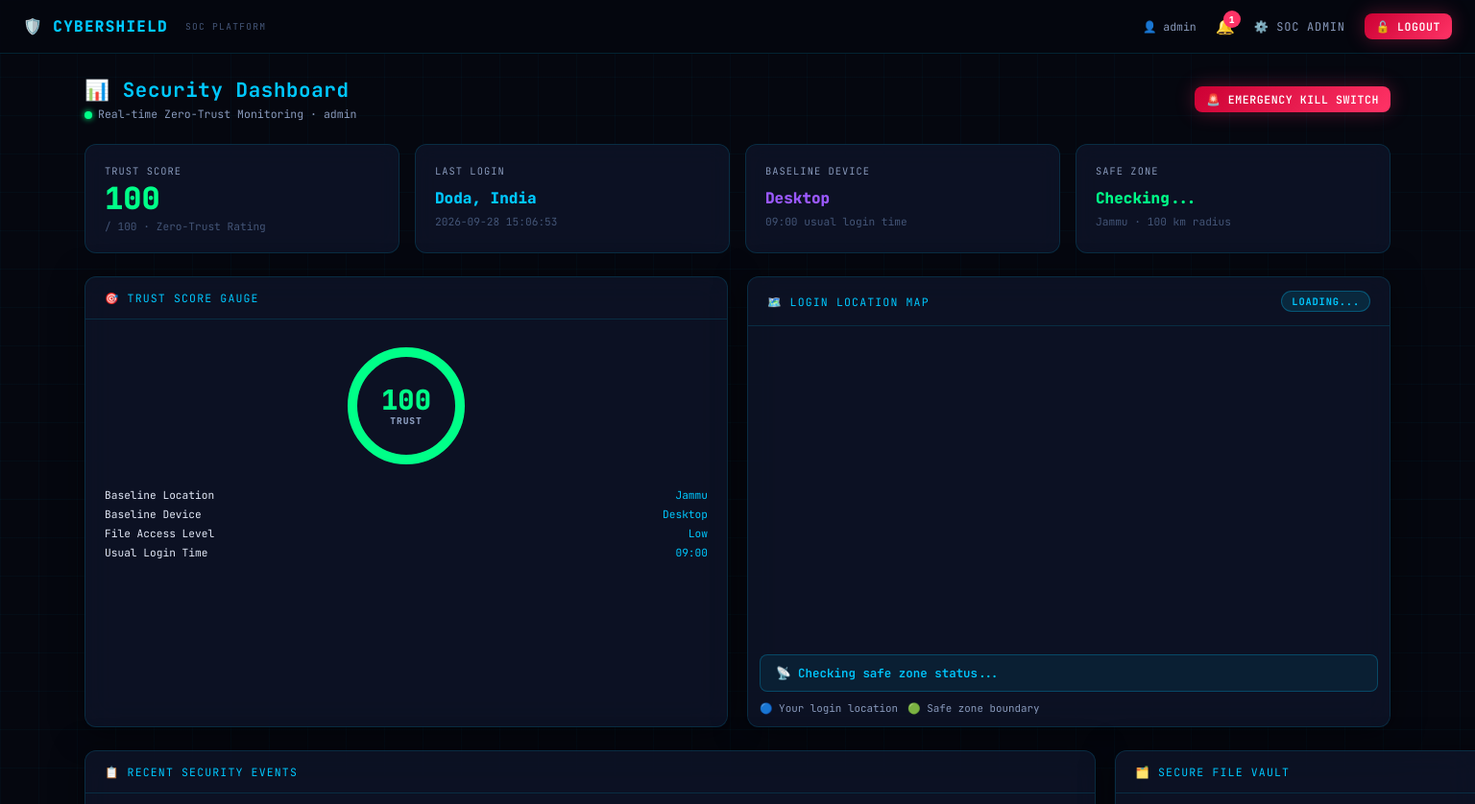
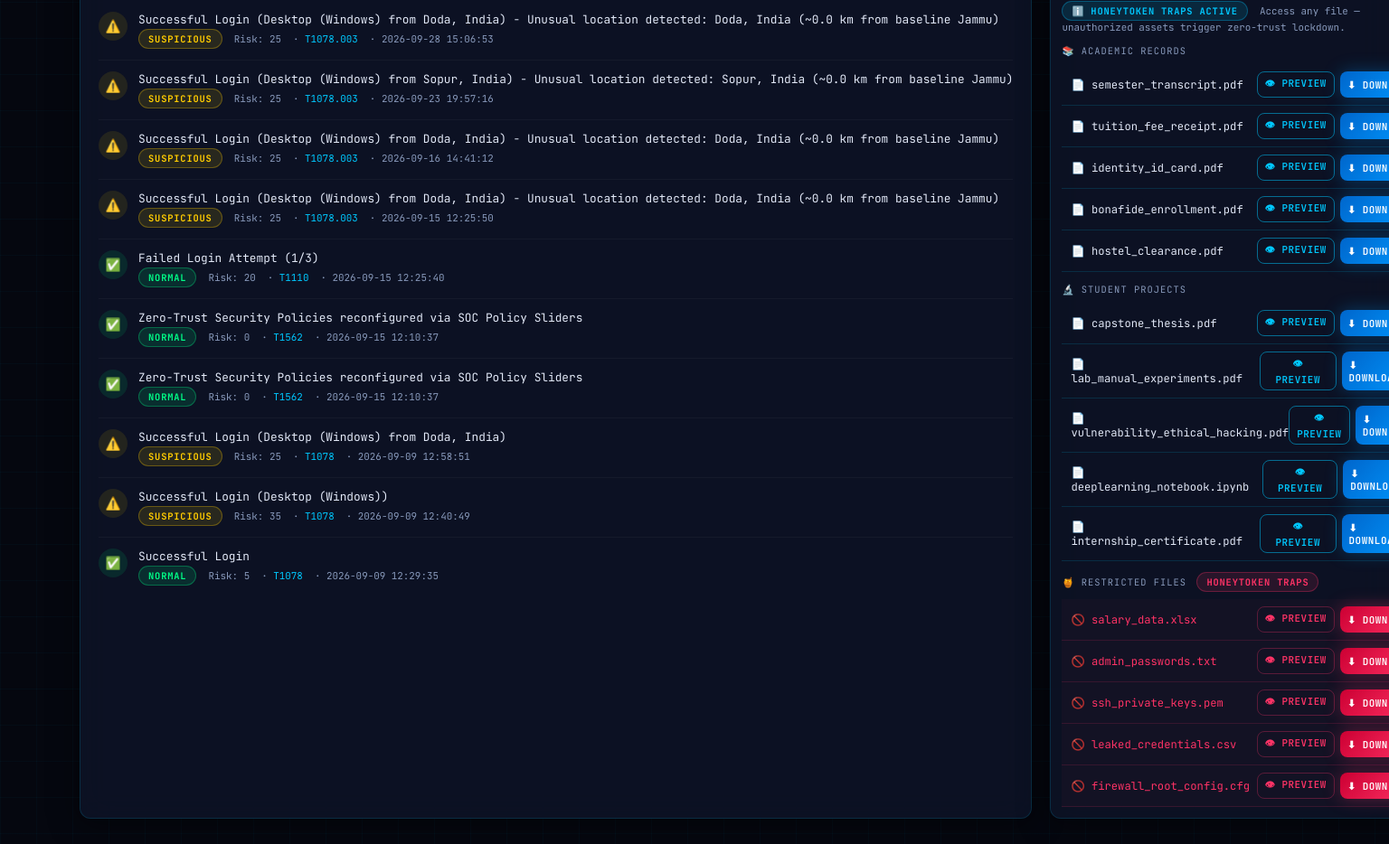
Before: /dashboard/admin (signed in) with the older database file (2 pictures, top to bottom).
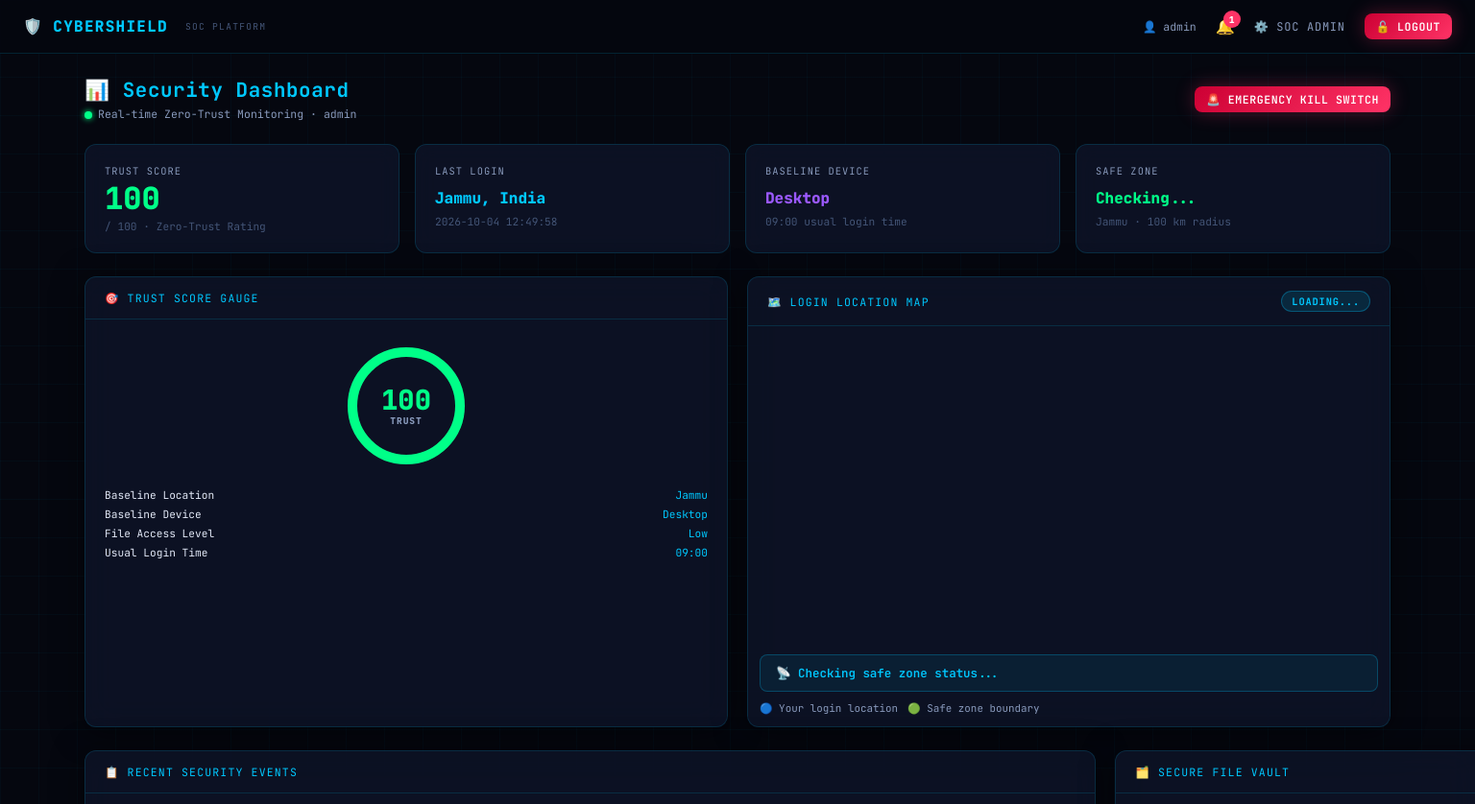
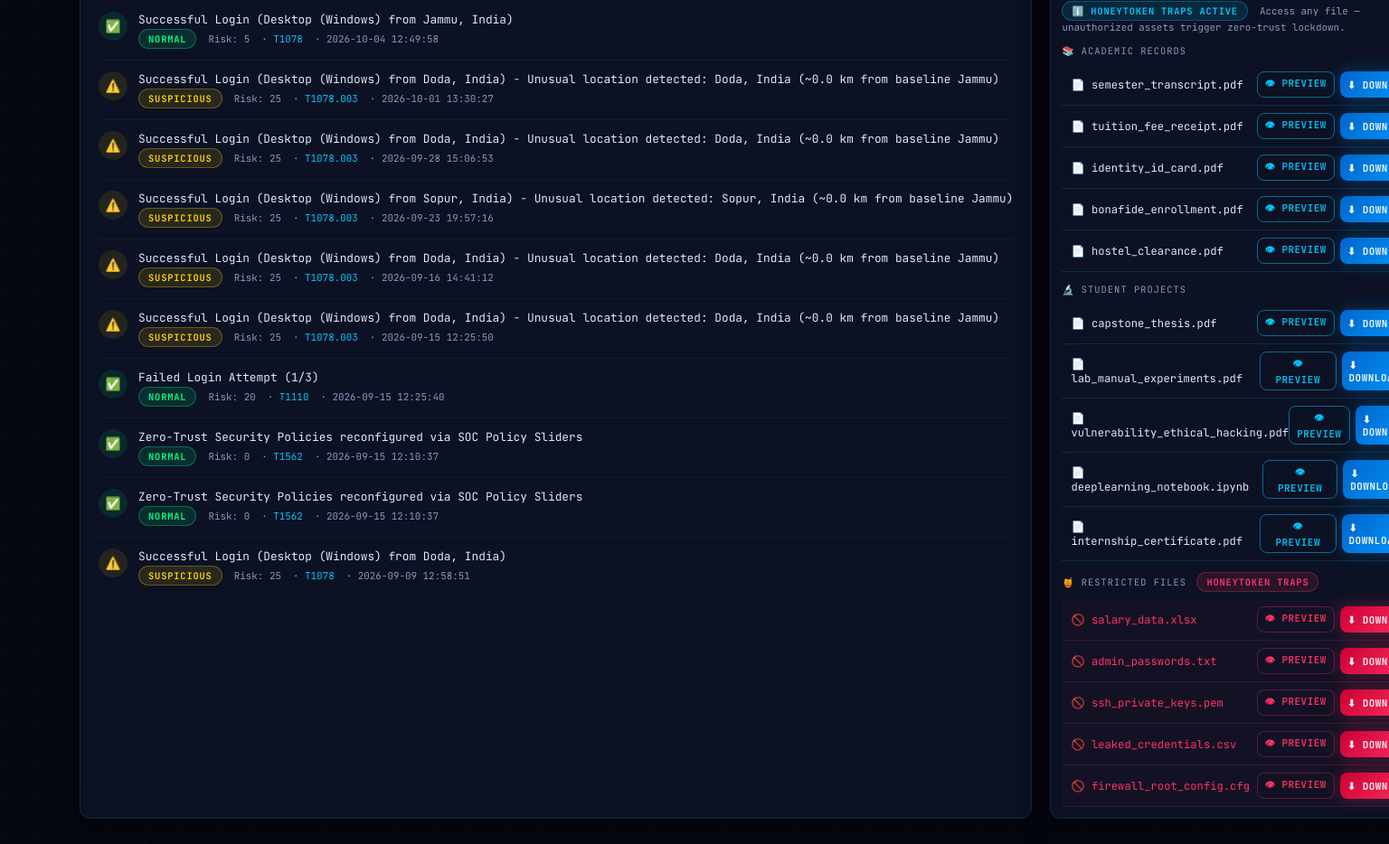
After: the same page with the newer database file (2 pictures, top to bottom).
### tables this page shows
CREATE TABLE users (
            id INTEGER PRIMARY KEY AUTOINCREMENT,
            username TEXT UNIQUE NOT NULL,
            password TEXT NOT NULL,
            role TEXT DEFAULT 'user'
        , trust_score INTEGER DEFAULT 100, is_locked INTEGER DEFAULT 0, failed_attempts INTEGER DEFAULT 0, email TEXT, phone TEXT, last_login_time TEXT, last_login_location TEXT);

CREATE TABLE activities (
            id INTEGER PRIMARY KEY AUTOINCREMENT,
            username TEXT NOT NULL,
            activity TEXT NOT NULL,
            risk_score INTEGER DEFAULT 0,
            threat_level TEXT DEFAULT 'Normal'
        , timestamp TEXT, mitre_id TEXT DEFAULT 'T1078');

### app.py (the view)
@app.route("/dashboard/<username>")
def dashboard(username):
    if "username" not in session:
        return redirect(url_for("login"))
    if session.get("username") != username and session.get("role") != "admin":
        return "Access Denied: You cannot view other users' dashboards.", 403
    trust_score = get_trust_score(username)
    mfa_threshold = int(get_policy("mfa_threshold", 60))
    if trust_score < mfa_threshold and not session.get("mfa_verified", False):
        return redirect(url_for("verify_mfa", username=username))
    activities = get_user_activities(username)
    profile = get_behaviour_profile(username)
    user_data = get_user_by_username(username) or {}
    if profile:
        usual_login_time = profile["usual_login_time"]
        usual_device = profile["usual_device"]
        usual_location = profile["usual_location"]
        normal_file_access = profile["normal_file_access"]
    else:
        usual_login_time = "09:00"
        usual_device = "Desktop"
        usual_location = "Jammu"
        normal_file_access = "Low"
    notifications = get_user_notifications(username, limit=10)
    safe_zone = get_safe_zone()
    return render_template(
        "dashboard.html",
        username=username,
        user=user_data,
        activities=activities,
        trust_score=trust_score,
        usual_login_time=usual_login_time,
        usual_device=usual_device,
        usual_location=usual_location,
        normal_file_access=normal_file_access,
        notifications=notifications,
        safe_zone=safe_zone,
        last_lat=user_data.get("last_login_lat") or safe_zone["lat"],
        last_lng=user_data.get("last_login_lng") or safe_zone["lng"],
        last_location=user_data.get("last_login_location") or usual_location
    )

### database.py (called while the page is built)
def get_connection():
    conn = sqlite3.connect(DATABASE)
    conn.row_factory = sqlite3.Row
    return conn

def get_user_by_username(username):
    conn = get_connection()
    cursor = conn.cursor()
    cursor.execute("SELECT * FROM users WHERE username = ?", (username,))
    row = cursor.fetchone()
    conn.close()
    if row:
        return dict(row)
    return None

def get_safe_zone():
    conn = get_connection()
    cursor = conn.cursor()
    cursor.execute(
        "SELECT key, value FROM security_policies WHERE key IN "
        "('safe_zone_lat','safe_zone_lng','safe_zone_radius_km','safe_zone_city','safe_zone_enabled')"
    )
    rows = cursor.fetchall()
    conn.close()
    cfg = {r["key"]: r["value"] for r in rows}
    return {
        "lat": float(cfg.get("safe_zone_lat", 32.7266)),
        "lng": float(cfg.get("safe_zone_lng", 74.8570)),
        "radius_km": float(cfg.get("safe_zone_radius_km", 100)),
        "city": cfg.get("safe_zone_city", "Jammu"),
        "enabled": cfg.get("safe_zone_enabled", "1") == "1"
    }

### templates/dashboard.html (shortened to what the changed rows need)
<!DOCTYPE html>
<html lang="en">
<head>
<link rel="stylesheet" href="/static/css/cybershield.css">
</head>
<body>
<div class="main-container">
  <div class="flex-between mb-3">
    <div>
      <h2 style="font-size:1.3rem;color:var(--cyan);">📊 Security Dashboard</h2>
    </div>
  </div>
  <div class="grid-4 mb-3">
    <div class="stat-tile">
      <div class="stat-label">Last Login</div>
      <div class="stat-value text-cyan" style="font-size:1rem;line-height:1.3;padding-top:6px;">{{ last_location }}</div>
      <div class="stat-sub">{{ user.last_login_time or "No previous login" }}</div>
    </div>
  </div>
  <div class="grid-2 mb-3">
    <div class="card">
      <div class="card-body" style="padding:12px 20px;">
        {% if activities %}
          {% for a in activities[:10] %}
          <div class="activity-row">
            <div class="activity-icon icon-{{ a.threat_level|lower }}">
              {% if a.threat_level == "Critical" %}🚨
              {% elif a.threat_level == "Suspicious" %}⚠️
              {% else %}✅{% endif %}
            </div>
            <div class="activity-text">
              <div class="activity-title" title="{{ a.activity }}">{{ a.activity }}</div>
              <div class="activity-meta">
                <span class="badge badge-{{ a.threat_level|lower }}">{{ a.threat_level }}</span>
                &nbsp;Risk: {{ a.risk_score }}
                &nbsp;·&nbsp;<span style="color:var(--cyan);">{{ a.mitre_id }}</span>
                &nbsp;·&nbsp;{{ a.timestamp }}
              </div>
            </div>
          </div>
          {% endfor %}
        {% else %}
          <div style="text-align:center;padding:30px;color:var(--text-muted);font-size:0.78rem;">No activity recorded yet.</div>
        {% endif %}
      </div>
    </div>
    <div class="card">
      <div class="card-body" style="padding:12px;">
        <div style="margin-bottom:12px;">
          {% for fname in ["semester_transcript.pdf","tuition_fee_receipt.pdf","identity_id_card.pdf","bonafide_enrollment.pdf","hostel_clearance.pdf"] %}
          <div style="display:flex;justify-content:space-between;align-items:center;padding:8px 10px;border-bottom:1px solid var(--border);font-size:0.76rem;">
            <span>📄 {{ fname }}</span>
            <div style="display:flex;gap:6px;">
              <button onclick="previewDoc('{{ fname }}')" class="btn btn-outline btn-xs">👁 Preview</button>
              <a href="/download/file/{{ fname }}" class="btn btn-primary btn-xs">⬇ Download</a>
            </div>
          </div>
          {% endfor %}
        </div>
        <div style="margin-bottom:12px;">
          {% for fname in ["capstone_thesis.pdf","lab_manual_experiments.pdf","vulnerability_ethical_hacking.pdf","deeplearning_notebook.ipynb","internship_certificate.pdf"] %}
          <div style="display:flex;justify-content:space-between;align-items:center;padding:8px 10px;border-bottom:1px solid var(--border);font-size:0.76rem;">
            <span>📄 {{ fname }}</span>
            <div style="display:flex;gap:6px;">
              <button onclick="previewDoc('{{ fname }}')" class="btn btn-outline btn-xs">👁 Preview</button>
              <a href="/download/file/{{ fname }}" class="btn btn-primary btn-xs">⬇ Download</a>
            </div>
          </div>
          {% endfor %}
        </div>
        <div>
          {% for fname in ["salary_data.xlsx","admin_passwords.txt","ssh_private_keys.pem","leaked_credentials.csv","firewall_root_config.cfg"] %}
          <div style="display:flex;justify-content:space-between;align-items:center;padding:8px 10px;border-bottom:1px solid rgba(255,51,102,0.15);font-size:0.76rem;background:rgba(255,51,102,0.03);">
            <span style="color:var(--red);">🚫 {{ fname }}</span>
            <div style="display:flex;gap:6px;">
              <button onclick="previewDoc('{{ fname }}')" class="btn btn-outline btn-xs" style="border-color:rgba(255,51,102,0.3);color:var(--red);">👁 Preview</button>
              <a href="/download/file/{{ fname }}" class="btn btn-danger btn-xs">⬇ Download</a>
            </div>
          </div>
          {% endfor %}
        </div>
      </div>
    </div>
  </div>
</div>
</body>
</html>

Changed rows visible on the page:
no longer on this page (row unchanged): activities: activity "Successful Login (Desktop (Windows))", threat_level "SUSPICIOUS", risk_score "35", mitre_id "T1078", timestamp "2026-09-09 12:40:49"
no longer on this page (row unchanged): activities: activity "Successful Login", threat_level "NORMAL", risk_score "5", mitre_id "T1078", timestamp "2026-09-09 12:29:35"
changed users: last_login_location "Doda, India" → "Jammu, India"; last_login_time "2026-09-28 15:06:53" → "2026-10-04 12:49:58"
added activities: activity "Successful Login (Desktop (Windows) from Jammu, India)", threat_level "NORMAL", risk_score "5", mitre_id "T1078", timestamp "2026-10-04 12:49:58"
added activities: activity "Successful Login (Desktop (Windows) from Doda, India) - Unusual location detected: Doda, India (~0.0 km from baseline Jammu)", threat_level "SUSPICIOUS", risk_score "25", mitre_id "T1078.003", timestamp "2026-10-01 13:30:27"
